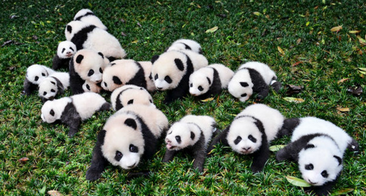
#> input picture img-image-mosaic/tiles/1_6d5dw6dPhy4vBp2vRW6uzw.png, 366 x 196 px, shrunk from 724 x 388 before the run, found by its file name; its folder holds 3 pictures in this run
$ python greyscale-converter.py
#> lines starting #> are read from the running program, lines starting #| are printed output that depends on the picture
# this slice of code convert all the images in mypath into greyscale images

from PIL import Image, ImageOps

from os import listdir
mypath = './tiles/'
onlyfiles = [f for f in listdir(mypath) if not f.startswith('.')]

for j in onlyfiles:
	out_file = './tiles_bw/bw' + str(j)
	og_image = Image.open(mypath + j)
#> og_image is the input picture: PIL image 366x196 RGB; mean R, G, B 90.2, 104.5, 81.3
	#og_image.show()
	# applying grayscale method
	gray_image = ImageOps.grayscale(og_image)
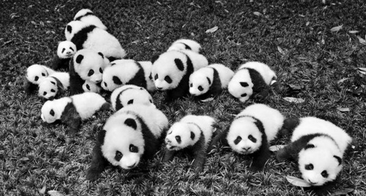
#> gray_image: PIL image 366x196 L; min 0, max 255, mean 97.6
	#gray_image.show()
	gray_image.save(out_file)
#> pass 2 of the loop `for j in onlyfiles:`:
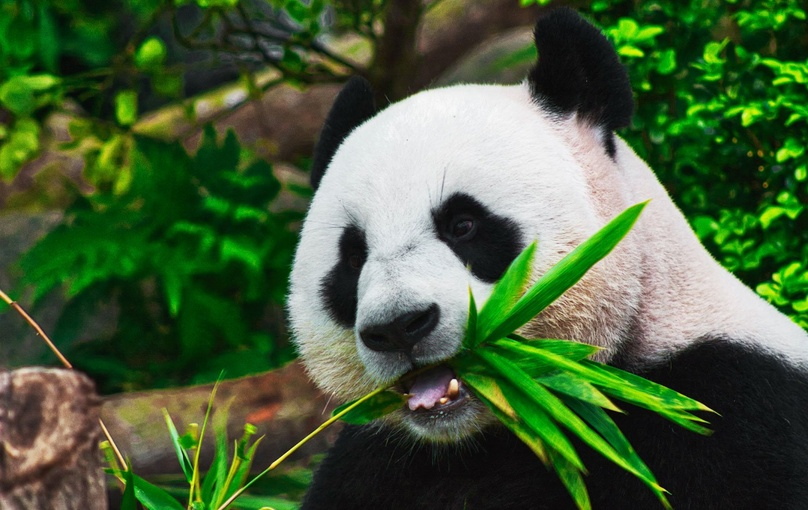
#> input picture img-image-mosaic/tiles/pandas-influxdb.jpg, 808 x 510 px, shrunk from 1600 x 1009 before the run, found by its file name
#> og_image is the input picture: PIL image 808x510 RGB; mean R, G, B 72.2, 95.1, 59.1
#> `gray_image = ImageOps.grayscale(og_image)`:
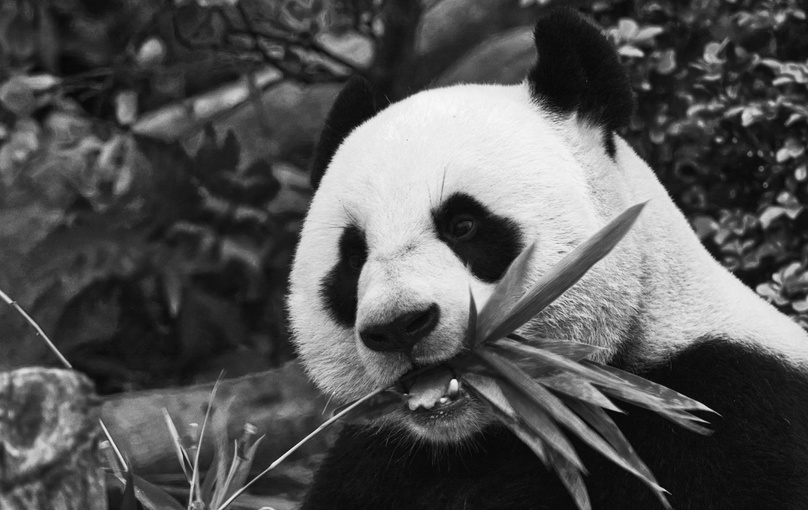
#> gray_image: PIL image 808x510 L; min 2, max 249, mean 84.2
